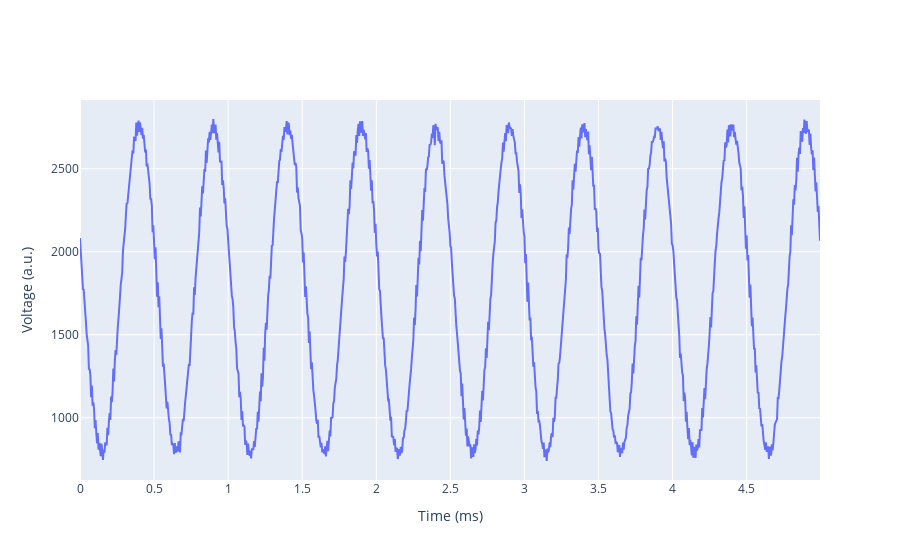

The notebook cell saved with this chart:
### Markdown cell above
#### Channel 1

### Code cell
import plotly 
 
fig = plotly.graph_objs.Figure() 
fig.add_trace(plotly.graph_objs.Scatter(x=t*1e3, y=data[0, :])) 
fig.update_layout(xaxis_title='Time (ms)', yaxis_title='Voltage (a.u.)')

### Figure 1 — Plotly figure (JSON) as saved in the notebook; plotly's stock layout.template omitted (floating-point values rounded to 4 significant figures; data arrays with more than 128 entries replaced by an {"elided": "..."} marker saying what was removed)
{"data": [{"type": "scatter", "x": {"elided": "1000 float values"}, "y": {"elided": "1000 int values"}}], "layout": {"xaxis": {"title": {"text": "Time (ms)"}}, "yaxis": {"title": {"text": "Voltage (a.u.)"}}}}
